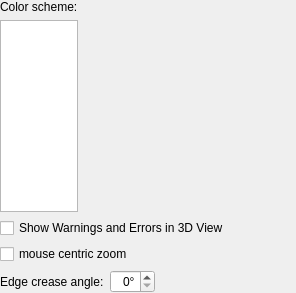
      <widget class="QWidget" name="page3DView">
       <layout class="QVBoxLayout" name="verticalLayout_4">
        <property name="leftMargin">
         <number>0</number>
        </property>
        <property name="topMargin">
         <number>0</number>
        </property>
        <property name="rightMargin">
         <number>0</number>
        </property>
        <property name="bottomMargin">
         <number>0</number>
        </property>
        <item>
         <layout class="QHBoxLayout" name="horizontalLayout" stretch="1,3">
          <item>
           <layout class="QVBoxLayout" name="verticalLayout_2">
            <item>
             <widget class="QLabel" name="label">
              <property name="text">
               <string>Color scheme:</string>
              </property>
             </widget>
            </item>
            <item>
             <widget class="QListWidget" name="colorSchemeChooser">
              <property name="sizePolicy">
               <sizepolicy hsizetype="Expanding" vsizetype="MinimumExpanding">
                <horstretch>0</horstretch>
                <verstretch>0</verstretch>
               </sizepolicy>
              </property>
              <property name="alternatingRowColors">
               <bool>false</bool>
              </property>
              <property name="currentRow">
               <number>-1</number>
              </property>
             </widget>
            </item>
           </layout>
          </item>
          <item>
           <spacer name="horizontalSpacer">
            <property name="orientation">
             <enum>Qt::Horizontal</enum>
            </property>
            <property name="sizeHint" stdset="0">
             <size>
              <width>40</width>
              <height>20</height>
             </size>
            </property>
           </spacer>
          </item>
         </layout>
        </item>
        <item>
         <widget class="QCheckBox" name="checkBoxShowWarningsIn3dView">
          <property name="text">
           <string>Show Warnings and Errors in 3D View</string>
          </property>
          <property name="checked">
           <bool>false</bool>
          </property>
         </widget>
        </item>
        <item>
         <widget class="QCheckBox" name="checkBoxMouseCentricZoom">
          <property name="text">
           <string>mouse centric zoom</string>
          </property>
          <property name="checked">
           <bool>false</bool>
          </property>
         </widget>
        </item>
        <item>
         <layout class="QHBoxLayout" name="horizontalLayoutEdgeCreaseAngle">
          <item>
           <widget class="QLabel" name="labelEdgeCreaseAngle">
            <property name="text">
             <string>Edge crease angle:</string>
            </property>
            <property name="buddy">
             <cstring>spinBoxEdgeCreaseAngle</cstring>
            </property>
           </widget>
          </item>
          <item>
           <widget class="QSpinBox" name="spinBoxEdgeCreaseAngle">
            <property name="toolTip">
             <string>Show Edges hides edges where faces meet at less than this angle. 0° hides only edges inside flat faces.</string>
            </property>
            <property name="alignment">
             <set>Qt::AlignRight|Qt::AlignTrailing|Qt::AlignVCenter</set>
            </property>
            <property name="keyboardTracking">
             <bool>false</bool>
            </property>
            <property name="suffix">
             <string>°</string>
            </property>
           </widget>
          </item>
          <item>
           <spacer name="horizontalSpacerEdgeCreaseAngle">
            <property name="orientation">
             <enum>Qt::Horizontal</enum>
            </property>
            <property name="sizeHint" stdset="0">
             <size>
              <width>40</width>
              <height>20</height>
             </size>
            </property>
           </spacer>
          </item>
         </layout>
        </item>
       </layout>
      </widget>
